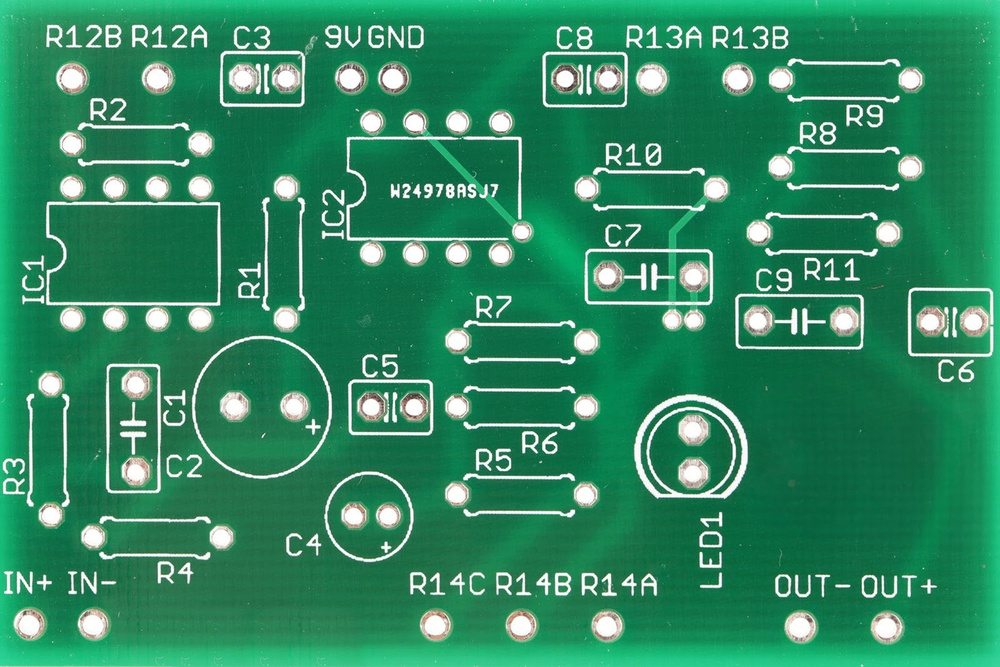
#> input picture PCB.jpg, 1000 x 667 px, shrunk from 1600 x 1067 before the run
$ jupyter execute 3_11_MorphologicalTransformations.ipynb
#> lines starting #> are read from the running program, lines starting #| are printed output that depends on the picture; after the words box and inside, x2 and y2 are one past the last pixel; in counts of white or black regions, pixels touching at a corner belong together
Kernel → How you look at neighbors ("Look at 3x3 neighbourhood", "Look at the 3 neighbours above") (small number of pixels)

Mask → Where something is allowed ("Only allow operations on the image where intensity=255") (basically a binary image), useful term when performing an operation on an image that take both an image AND a mask, e.g. bitwise and. In these cases, the mask can be created by creating a binary image, then dilate it to make the allowed area bigger etc, abd then apply it to the image

Seed → Where something starts, e.g. filling an area based on constraints that make the process end somehwere

[cell 1]
import cv2
import numpy as np
import matplotlib.pyplot as plt

[cell 2]
image = cv2.imread('PCB.jpg')
#> image is the input picture: shape (667, 1000, 3); mean B, G, R 97.8, 137.3, 47.4
image = cv2.cvtColor(image, cv2.COLOR_BGR2RGB)
image_gray = cv2.cvtColor(image, cv2.COLOR_RGB2GRAY)
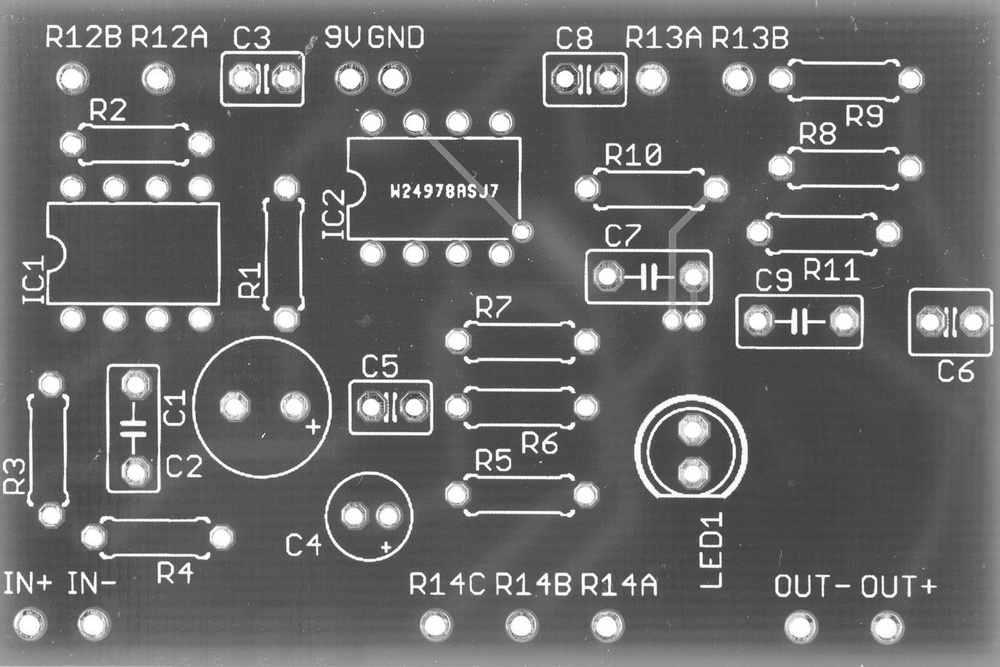
#> image_gray: shape (667, 1000); min 36, max 255, mean 105.9

[cell 3]
# Otsu's thresholding, automatic threshold value selection, the input threshold is ignored
# Is always combined with other thresholding methods
# The default is binary thresholding
threshold_value = 0  # ignored when using Otsu's method
ret, thre = cv2.threshold(image_gray, threshold_value, 255, cv2.THRESH_BINARY + cv2.THRESH_OTSU)
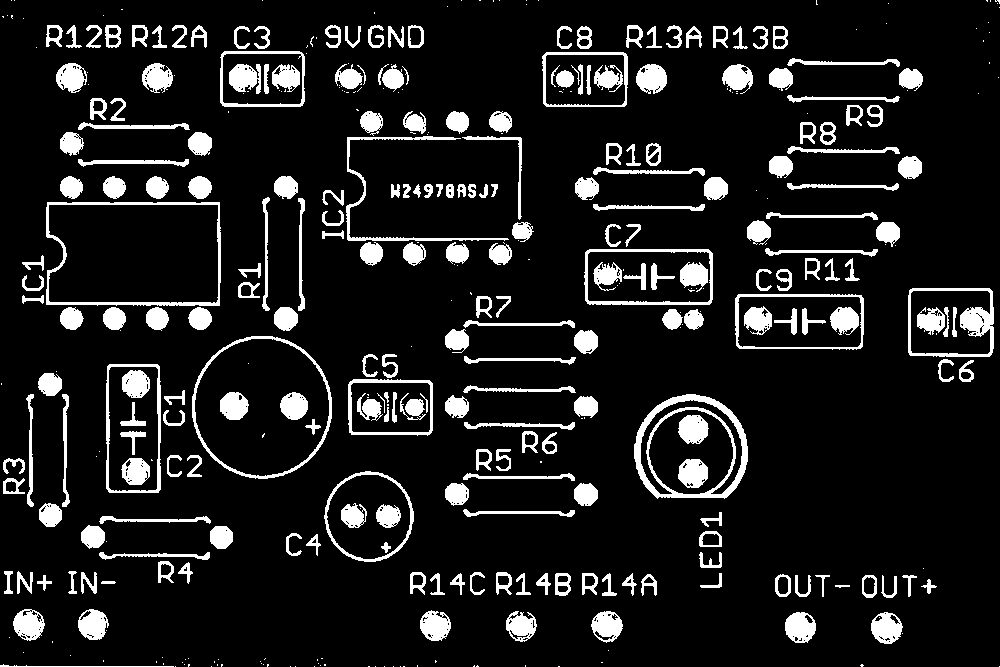
#> thre: shape (667, 1000); 11.4% white; 412 white regions (171 under 20 px), largest, box (x1, y1, x2, y2) and area: (634, 394, 748, 499) 2741, (46, 202, 221, 306) 1700, (908, 288, 994, 357) 1570
#> ret = 158
plt.imshow(thre, cmap='gray')

[cell 4]
kernel = np.ones((17,17), np.uint8)
# Opening : Erosion followed by Dilation, to remove noise / small objects
opened = cv2.morphologyEx(thre, cv2.MORPH_OPEN, kernel)
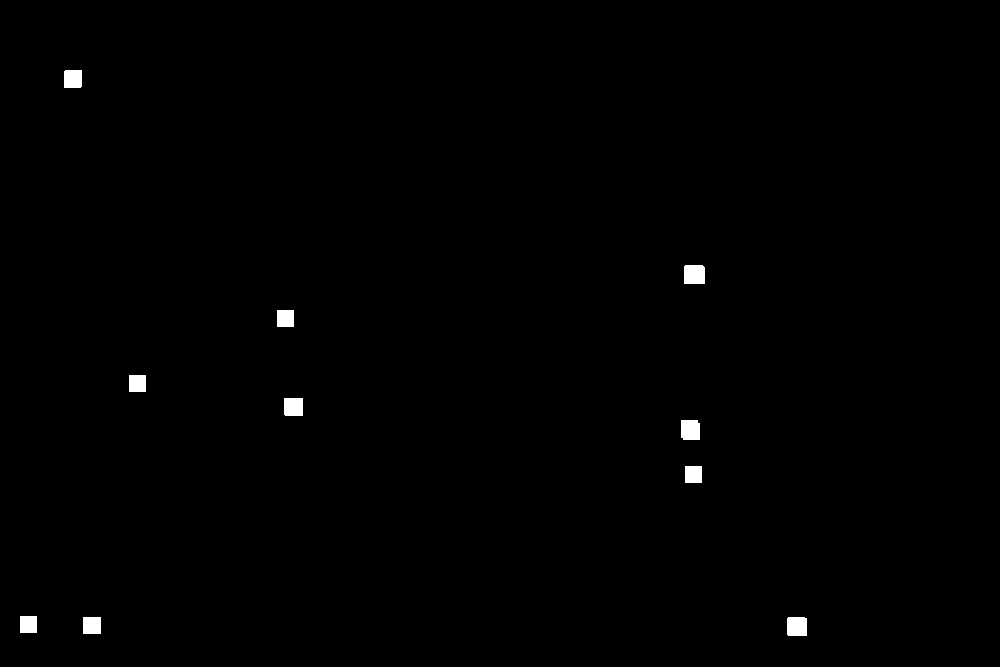
#> opened: shape (667, 1000); 0.49% white; 10 white regions
plt.imshow(opened, cmap='gray')

[cell 5]
# Define local regions for morphological operations
# i.e. find contours
contours, report = cv2.findContours(opened, cv2.RETR_EXTERNAL, cv2.CHAIN_APPROX_SIMPLE)
#> contours = 10 contours; largest, box (x1, y1, x2, y2) and area: (684, 265, 705, 284) 358, (787, 617, 807, 636) 340, (681, 420, 700, 440) 333, (284, 398, 303, 416) 306, (64, 70, 82, 88) 288; report = [[1, -1, -1, -1], [2, 0, -1, -1], [3, 1, -1, -1], [4, 2, -1, -1], [5, 3, -1, -1], [6, 4, -1, -1], [7, 5, -1, -1], [8, 6, -1, -1], [9, 7, -1, -1], [-1, 8, -1, -1]]

# Contours is a list of all detected contours
# Each contour is represented as a numpy array of (x,y) coordinates of boundary pixels
# So len(countours) = number of found contours
# And contours[0] is the first contour found, and len(contours[0]) is the number of pixels in that contour
# And contours[0][0] is the first point in that contour, and contours[0][0][0] is the x coordinate of that pixels

A contour is essentially an ordered list of foreground pixels that neighbour a background pixel. The order is that two neighbouring pixels in the list are also neighbours (as are the first and the last).

cv2.CHAIN_APPROX_NONE does that.

cv2.CHAIN_APPROX_SIMPLE only add the pixels that include a direction change, i.e. the corner pixels of the contour / the endpoints of straight lines.

cv2.RETR_EXTERNAL gives ONLY the outer contour, i.e. if there is a hole in the object, these contours are not returned. If the inner contours should also be returned (or even more complex examples like nested donuts), use other parameters.

[cell 6]
circle_img = image.copy()
for contour in contours:
    ((center_x, center_y), radius) = cv2.minEnclosingCircle(contour)
    cv2.circle(circle_img, center=(int(center_x), int(center_y)), radius= int(radius), thickness = 2, color=(255,0,0))
#> this loop made 10 passes
#> (center_x, center_y, radius) on passes 1, 5, 6, 9, 10: (796.5, 626.5, 12.75), (690, 429.5, 13.09), (293, 406.5, 12.38), (694, 274.5, 13.12), (72.5, 78.5, 12.02)
#> (contour, center_x, center_y, radius) on passes 2, 3, 4, 7, 8: ([[83, 617], [83, 633], [100, 633], [100, 617]], 91.5, 625, 11.67), ([[20, 616], [20, 632], [36, 632], [36, 616]], 28, 624, 11.31), ([[685, 466], [685, 482], [701, 482], [701, 466]], 693, 474, 11.31), ([[129, 375], [129, 391], [145, 391], [145, 375]], 137, 383, 11.31), ([[277, 310], [277, 326], [293, 326], [293, 310]], 285, 318, 11.31)
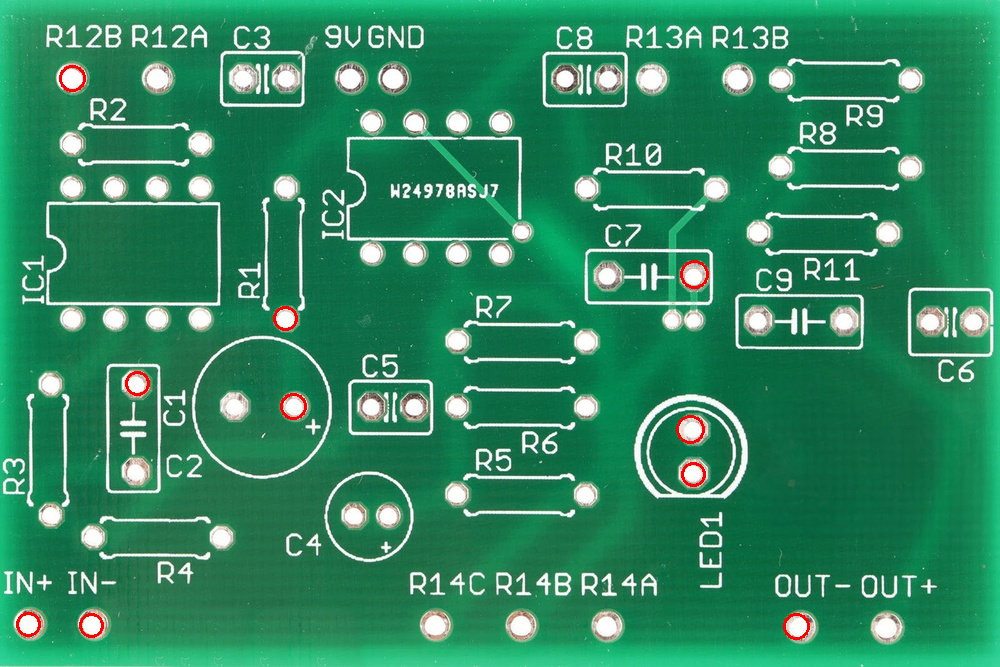
#> circle_img: shape (667, 1000, 3); mean R, G, B 47.6, 136.7, 97.2

plt.imshow(circle_img)

$ run again, with Image_1007.jpg copied over PCB.jpg
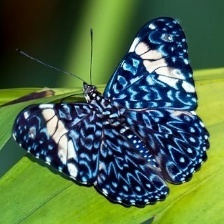
#> input picture Image_1007.jpg, 224 x 224 px
#> image is the input picture: shape (224, 224, 3); mean B, G, R 72.7, 104.6, 76.3
#> `ret, thre = cv2.threshold(image_gray, threshold_value, 255, cv2.THRESH..`:
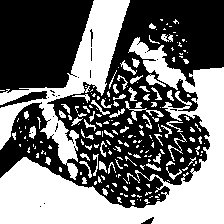
#> thre: shape (224, 224); 44.6% white; 206 white regions (143 under 20 px), largest, box (x1, y1, x2, y2) and area: (0, 37, 224, 224) 13104, (0, 0, 130, 180) 5681, (125, 101, 164, 121) 141
#> ret = 98
#> opened: shape (224, 224); 26.7% white; 4 white regions
#> contours = 4 contours; box (x1, y1, x2, y2) and area: (0, 162, 141, 224) 5598, (154, 68, 224, 224) 5070, (90, 0, 127, 71) 1836, (0, 108, 13, 140) 346; report = [[1, -1, -1, -1], [2, 0, -1, -1], [3, 1, -1, -1], [-1, 2, -1, -1]]
#> the loop `for contour in contours:` made 4 passes
#> (center_x, center_y, radius) on passes 1 to 4: (70, 200.5, 73.53), (6, 123.5, 16.62), (188.5, 145.5, 84.83), (109, 35, 38.91)
#> after the loop `for contour in contours:`:
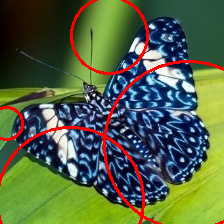
#> circle_img: shape (224, 224, 3); mean R, G, B 85.2, 100.3, 68.8

$ run again, with NASA_Astronaut_Group_18.jpg copied over PCB.jpg
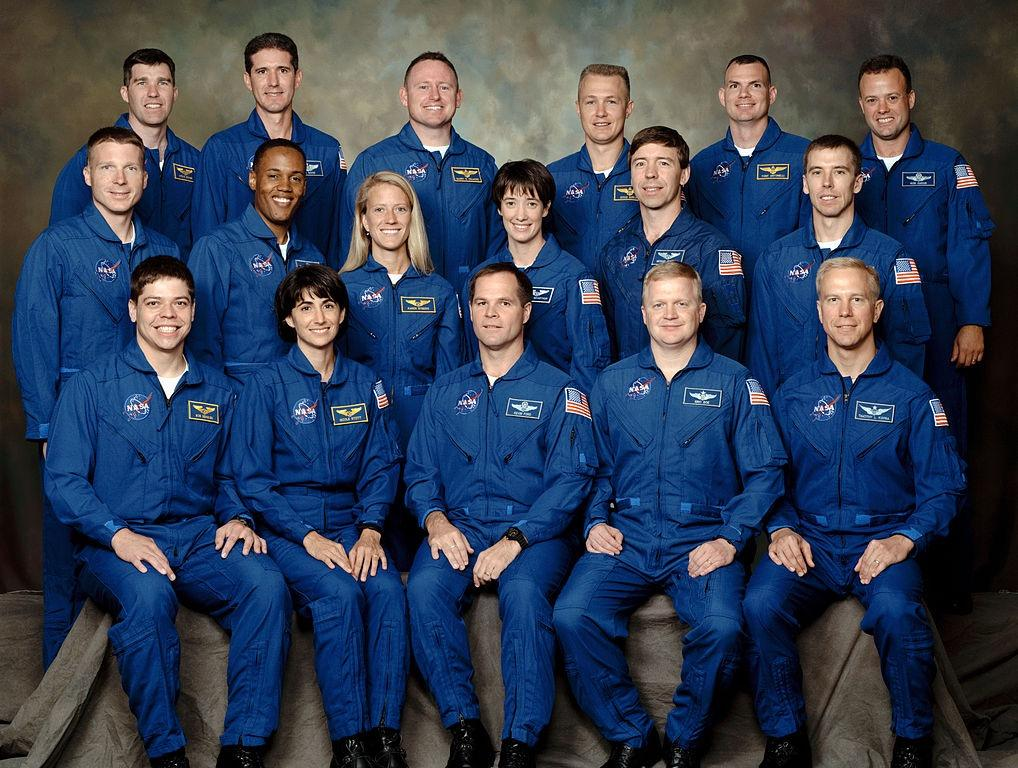
#> input picture NASA_Astronaut_Group_18.jpg, 1018 x 768 px
#> image is the input picture: shape (768, 1018, 3); mean B, G, R 84, 63.8, 52.6
#> `ret, thre = cv2.threshold(image_gray, threshold_value, 255, cv2.THRESH..`:
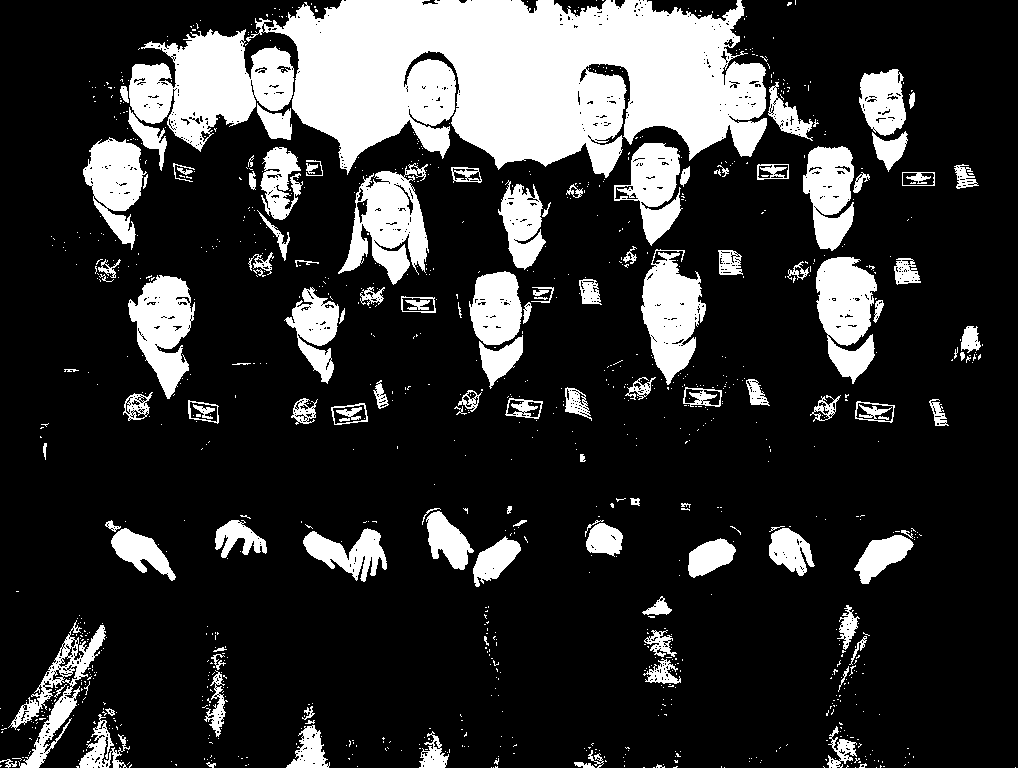
#> thre: shape (768, 1018); 20.2% white; 1088 white regions (959 under 20 px), largest, box (x1, y1, x2, y2) and area: (246, 0, 767, 178) 63227, (129, 29, 294, 152) 11438, (338, 163, 429, 285) 5783
#> ret = 93
#> opened: shape (768, 1018); 11.4% white; 45 white regions
#> contours = 45 contours; largest, box (x1, y1, x2, y2) and area: (289, 0, 730, 162) 50094, (175, 36, 253, 121) 5432, (644, 265, 698, 328) 2511, (820, 258, 871, 299) 1643, (137, 277, 182, 328) 1270; report = 45 rows, first 6: [1, -1, -1, -1], [2, 0, -1, -1], [3, 1, -1, -1], [4, 2, -1, -1], [5, 3, -1, -1], [6, 4, -1, -1]
#> the loop `for contour in contours:` made 45 passes
#> (center_x, center_y, radius) on passes 1 to 8: (498, 554.5, 20.3), (710, 558.5, 25.52), (323, 548.5, 15.31), (883, 556.5, 29.52), (134.5, 546, 22.9), (784, 542, 15), (601.5, 537.5, 13.51), (447.5, 540, 29.52)
#> after the loop `for contour in contours:`:
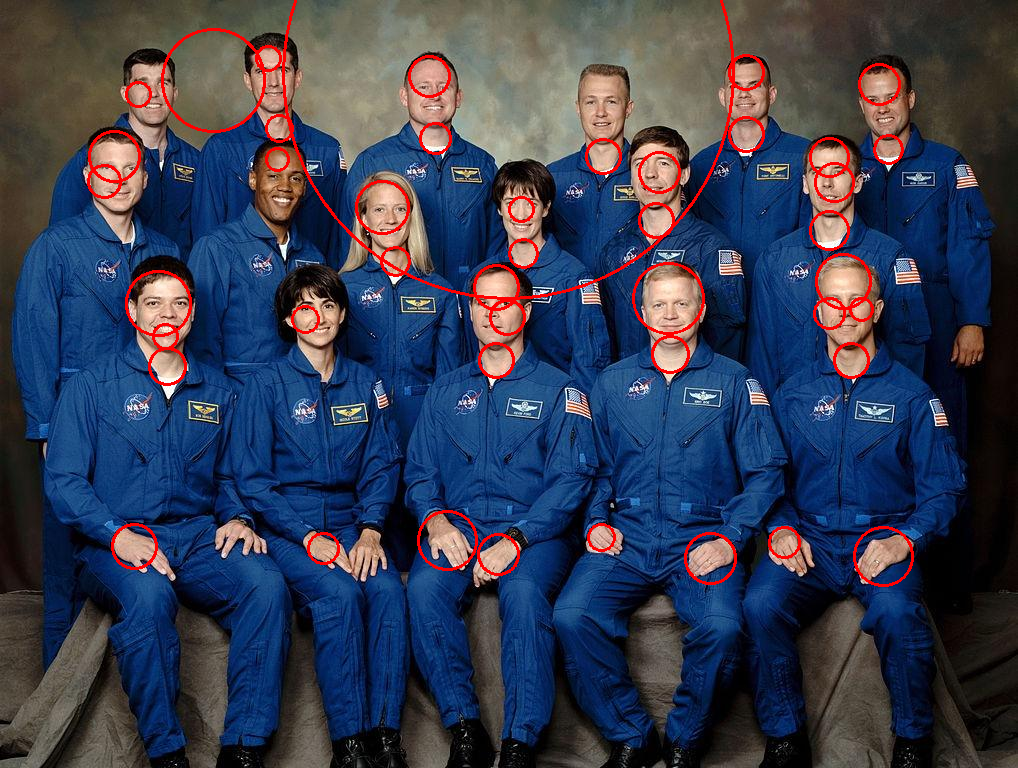
#> circle_img: shape (768, 1018, 3); mean R, G, B 55.8, 61.4, 81.6
